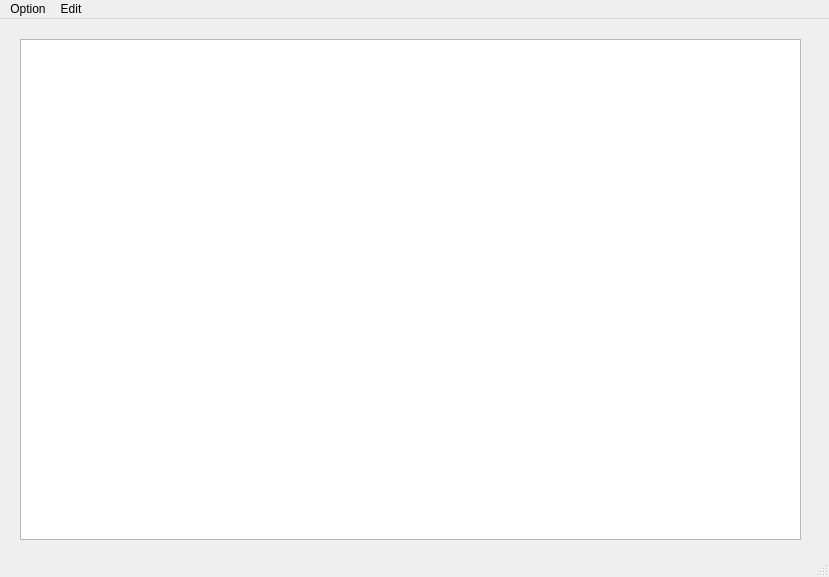
<?xml version="1.0" encoding="UTF-8"?>
<ui version="4.0">
 <class>MainWindow</class>
 <widget class="QMainWindow" name="MainWindow">
  <property name="geometry">
   <rect>
    <x>0</x>
    <y>0</y>
    <width>829</width>
    <height>577</height>
   </rect>
  </property>
  <property name="windowTitle">
   <string>MainWindow</string>
  </property>
  <widget class="QWidget" name="centralwidget">
   <widget class="QWidget" name="verticalLayoutWidget">
    <property name="geometry">
     <rect>
      <x>20</x>
      <y>20</y>
      <width>781</width>
      <height>501</height>
     </rect>
    </property>
    <layout class="QVBoxLayout" name="verticalLayout">
     <item>
      <widget class="QTextEdit" name="textEdit"/>
     </item>
    </layout>
   </widget>
  </widget>
  <widget class="QMenuBar" name="menubar">
   <property name="geometry">
    <rect>
     <x>0</x>
     <y>0</y>
     <width>829</width>
     <height>26</height>
    </rect>
   </property>
   <widget class="QMenu" name="menuOption">
    <property name="title">
     <string>Option</string>
    </property>
    <addaction name="actionNew"/>
    <addaction name="actionSave"/>
    <addaction name="actionSave_As"/>
    <addaction name="actionAbout"/>
    <addaction name="separator"/>
    <addaction name="actionDark_Mode"/>
    <addaction name="actionSpell_Check"/>
    <addaction name="actionAuto_Save"/>
   </widget>
   <widget class="QMenu" name="menuEdit">
    <property name="title">
     <string>Edit</string>
    </property>
    <addaction name="actionCopy"/>
    <addaction name="actionPaste"/>
    <addaction name="actionCut"/>
    <addaction name="actionUndo"/>
    <addaction name="actionRedo"/>
   </widget>
   <addaction name="menuOption"/>
   <addaction name="menuEdit"/>
  </widget>
  <widget class="QStatusBar" name="statusbar"/>
  <action name="actionSave">
   <property name="icon">
    <iconset resource="Resources.qrc">
     <normaloff>:/imgs/icons/save.png</normaloff>:/imgs/icons/save.png</iconset>
   </property>
   <property name="text">
    <string>Save</string>
   </property>
   <property name="shortcut">
    <string>Ctrl+S</string>
   </property>
  </action>
  <action name="actionSave_As">
   <property name="icon">
    <iconset resource="Resources.qrc">
     <normaloff>:/imgs/icons/save-as.png</normaloff>:/imgs/icons/save-as.png</iconset>
   </property>
   <property name="text">
    <string>Save As</string>
   </property>
   <property name="shortcut">
    <string>Ctrl+Shift+S</string>
   </property>
  </action>
  <action name="actionAbout">
   <property name="icon">
    <iconset resource="Resources.qrc">
     <normaloff>:/imgs/icons/about.png</normaloff>:/imgs/icons/about.png</iconset>
   </property>
   <property name="text">
    <string>About</string>
   </property>
  </action>
  <action name="actionDark_Mode">
   <property name="icon">
    <iconset resource="Resources.qrc">
     <normaloff>:/imgs/icons/dark-mode.png</normaloff>:/imgs/icons/dark-mode.png</iconset>
   </property>
   <property name="text">
    <string>Dark Mode</string>
   </property>
  </action>
  <action name="actionSpell_Check">
   <property name="icon">
    <iconset resource="Resources.qrc">
     <normaloff>:/imgs/icons/spell-check.png</normaloff>:/imgs/icons/spell-check.png</iconset>
   </property>
   <property name="text">
    <string>Spell Check</string>
   </property>
  </action>
  <action name="actionAuto_Save">
   <property name="icon">
    <iconset resource="Resources.qrc">
     <normaloff>:/imgs/icons/save.png</normaloff>:/imgs/icons/save.png</iconset>
   </property>
   <property name="text">
    <string>Auto Save</string>
   </property>
  </action>
  <action name="actionCopy">
   <property name="icon">
    <iconset resource="Resources.qrc">
     <normaloff>:/imgs/icons/copy.png</normaloff>:/imgs/icons/copy.png</iconset>
   </property>
   <property name="text">
    <string>Copy</string>
   </property>
   <property name="shortcut">
    <string>Ctrl+C</string>
   </property>
  </action>
  <action name="actionPaste">
   <property name="icon">
    <iconset resource="Resources.qrc">
     <normaloff>:/imgs/icons/paste.png</normaloff>:/imgs/icons/paste.png</iconset>
   </property>
   <property name="text">
    <string>Paste</string>
   </property>
   <property name="shortcut">
    <string>Ctrl+V</string>
   </property>
  </action>
  <action name="actionCut">
   <property name="icon">
    <iconset resource="Resources.qrc">
     <normaloff>:/imgs/icons/cut.png</normaloff>:/imgs/icons/cut.png</iconset>
   </property>
   <property name="text">
    <string>Cut</string>
   </property>
   <property name="shortcut">
    <string>Ctrl+X</string>
   </property>
  </action>
  <action name="actionUndo">
   <property name="icon">
    <iconset resource="Resources.qrc">
     <normaloff>:/imgs/icons/undo.png</normaloff>:/imgs/icons/undo.png</iconset>
   </property>
   <property name="text">
    <string>Undo</string>
   </property>
   <property name="shortcut">
    <string>Ctrl+Z</string>
   </property>
  </action>
  <action name="actionRedo">
   <property name="icon">
    <iconset resource="Resources.qrc">
     <normaloff>:/imgs/icons/redo.png</normaloff>:/imgs/icons/redo.png</iconset>
   </property>
   <property name="text">
    <string>Redo</string>
   </property>
   <property name="shortcut">
    <string>Ctrl+Shift+Z</string>
   </property>
  </action>
  <action name="actionNew">
   <property name="text">
    <string>New</string>
   </property>
  </action>
 </widget>
 <resources>
  <include location="Resources.qrc"/>
 </resources>
 <connections/>
</ui>
